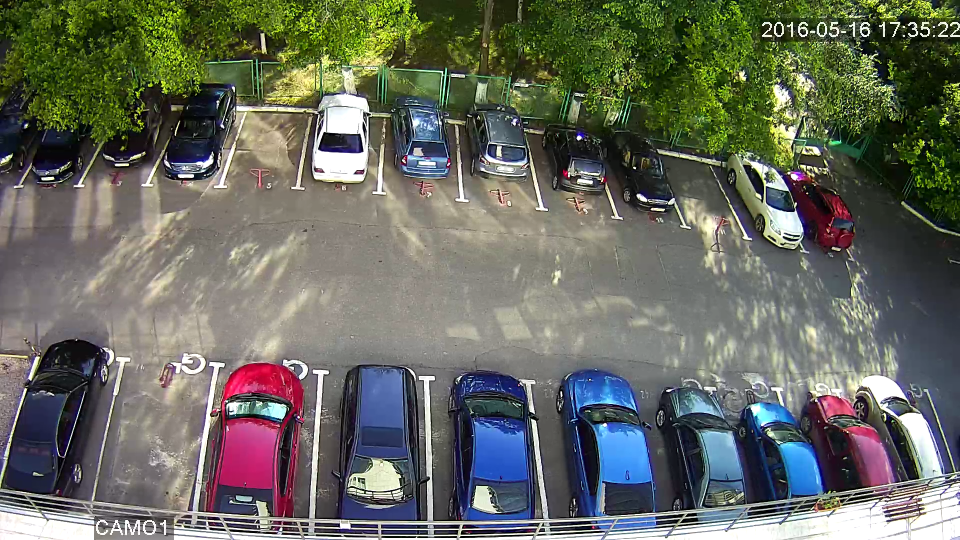
//> input picture camera1/20160516_173523.png, 1920 x 1080 px (shown at 1/2 size)
$ ./maskRenderingIT ../camera1/20160516_173523.png ../camera1/20160516_182441.png   (built with g++ and OpenCV 4)
//> lines starting //> are read from the running program, lines starting //| are printed output that depends on the picture
### clust/recognition.h
#pragma RECOGNITION_H

/****************************************************************************
* 				Akhmedov Rolan -- rolan.kharkiv@gmail.com					*
*						18 May 2016 -- version 0.9							*
* 		CV approach is based on k-means clustering and ... conturing		*
*			Open source lib is in use: OpenCV (GNU Licence GPLv2)			*
****************************************************************************/

#include "opencv2/highgui/highgui.hpp"
#include "opencv2/imgproc/imgproc.hpp"

class Recognition {
public:
	Recognition(short unsigned conturThresh = 200);
	cv::Mat buildConturs(cv::Mat image);
	cv::Mat buildCluster(cv::Mat image);

	void setImgScale(short unsigned val);
	short unsigned getImgScale();

	void setClusteringAttemps(short unsigned val);
	short unsigned getClusteringAttemps();

	void setClusteringIterations(unsigned val);
	unsigned getClusteringIterations();

	void setClusteringEps(double val);
	double getClusteringEps();

private:
	cv::Mat minimize(cv::Mat src, int scale);

	const static short unsigned clusterNum = 2;
	short unsigned conturThresh;
	short unsigned imgScale;
	short unsigned clusteringAttemps;
	unsigned clusteringIterations;
	double clusteringEps;
};

### parking/spot.h
#pragma once

/********************************************************************
*			Akhmedov Rolan -- rolan.kharkiv@gmail.com				*
*					19 May 2016 -- version 0.9						*
* 						Parking Spot Entity							*
********************************************************************/

#include <vector>
#include <string>
#include "opencv2/highgui/highgui.hpp"

enum SpotStatus {vacant, busy, unknown};

class Spot {
public:
	Spot(unsigned num, std::vector<cv::Point> ctr, std::string gps);
	void setDefaultFill(unsigned pixelCount);
	void setStatus(SpotStatus sts);
	void track();
	void untrack();

	unsigned getDefaultFill();
	std::string getGPS();
	std::vector<cv::Point> getCountur();
	unsigned getNumber();
	bool isTrackable();
	SpotStatus getStatus();

private:
	unsigned defaultFill;
	std::vector<cv::Point> countur;
	unsigned number;
	bool trackable;
	SpotStatus status;
	std::string gpsLocation;
};

### parking/camera.h
#pragma once

/********************************************************************
*			Akhmedov Rolan -- rolan.kharkiv@gmail.com				*
*					18 May 2016 -- version 0.9						*
* 	Camera object stores all the data about a part of the parking	*
*	All coverd spots can be managed only by one camera (v.0.9)		*
********************************************************************/

#include <list>
#include <iterator>
#include "spot.h"
#include "opencv2/highgui/highgui.hpp"
#include "opencv2/imgproc/imgproc.hpp"

class Camera {
public:
	Camera(unsigned num, std::list<Spot> spotConfiguration,
		std::vector<std::vector<cv::Point> > roadMask);

	unsigned getID();
	std::vector<unsigned> getSpotNumbers();
	SpotStatus getSpotStatus(unsigned spotNum);
	std::string getSpotGPS(unsigned spotNum);
	std::vector<cv::Point> getSpotContour(unsigned spotNum);
	unsigned getDefaultFill(unsigned spotNum);
	void setSpotStatus(unsigned spotNum, SpotStatus sts);
	// RoadStatus getRoadStatus(); TODO: not implemented
	// getVideoStream(); TODO: not implemented
	// getSpotStatusMask(); TODO: not implemented
private:
	std::vector<std::vector<cv::Point> > roadCountur;
	std::list<Spot> spotEntity;
	unsigned number;
};

### clust/imgutils.h
#pragma once

/********************************************************************
*			Akhmedov Rolan -- rolan.kharkiv@gmail.com				*
*					18 May 2016 -- version 0.9						*
* 		Some usefull utils for parking video monitoring system		*
*		Open source lib is in use: OpenCV (GNU Licence GPLv2)		*
********************************************************************/

#include "opencv2/highgui/highgui.hpp"
#include "opencv2/imgproc/imgproc.hpp"
#include "opencv2/imgcodecs.hpp"
#include "../parking/camera.h"

struct Conturs {
	// [7 lines left out: function Conturs, not called in this run]
	cv::Mat edges;
	std::vector<cv::Vec4i> hierarchy;
	std::vector<std::vector<cv::Point> > location;
};

class ImgUtils {
public:
	static cv::Mat minimize(cv::Mat src, int scale);
	static void drowSpotStatus(Camera cam1, cv::Mat *screen, int markerSize = 15);
	static cv::Point2f getCounturCenter(std::vector<cv::Point> countur);
	static bool isPointInside(cv::Point dot, std::vector<cv::Point> countur);
	// color can be any exapt black
	static cv::Mat drawConturs(Conturs contours);
	static cv::Mat drawConturs(Conturs contours, cv::Scalar color);
};

### clust/recognition.cpp
#include "recognition.h"

Recognition::Recognition(short unsigned threshs /*=200*/)
{
	this->conturThresh = threshs;
	this->clusteringAttemps = 5;
	this->clusteringEps = 0.0001;
	this->clusteringIterations = 1000;
}

// [96 lines left out: functions buildConturs, findColorBlot, buildCluster, setClusteringAttemps, getClusteringAttemps, setClusteringIterations and 3 more, not called in this run]

### clust/imgutils.cpp
#include "imgutils.h"

cv::Mat ImgUtils::minimize(cv::Mat src, int scale)
{
	int height = src.size().height / scale;
	int width = src.size().width / scale;
	cv::Mat res(height, width, src.type());
	cv::resize(src, res, res.size(), cv::INTER_LINEAR);
	return res;
}

// [99 lines left out: functions culcFill, drawConturs, drawConturs, drowSpotStatus, getCounturCenter, isPointInside, not called in this run]

### test/maskRenderingIT.cpp
/********************************************************************
*			Akhmedov Rolan -- rolan.kharkiv@gmail.com				*
*					19 May 2016 -- version 0.9						*
* 	 		Intewgration test for color mask analysis				*
*				Visualization of recognition proccess				*
********************************************************************/

#include "../clust/imgutils.h"
#include "../clust/recognition.h"
#include "opencv2/highgui/highgui.hpp"
#include "opencv2/imgproc/imgproc.hpp"
#include <iostream>

int main(int argc, char* argv[])
{
	Recognition core = Recognition(510);
	cv::Mat loadedMap = cv::imread(argv[1]);
//> loadedMap is the input picture: 1080 rows x 1920 cols, CV_8UC3; mean B, G, R 95.5, 106.1, 103.1
	cv::Mat loadedScreenSh = cv::imread(argv[2]);
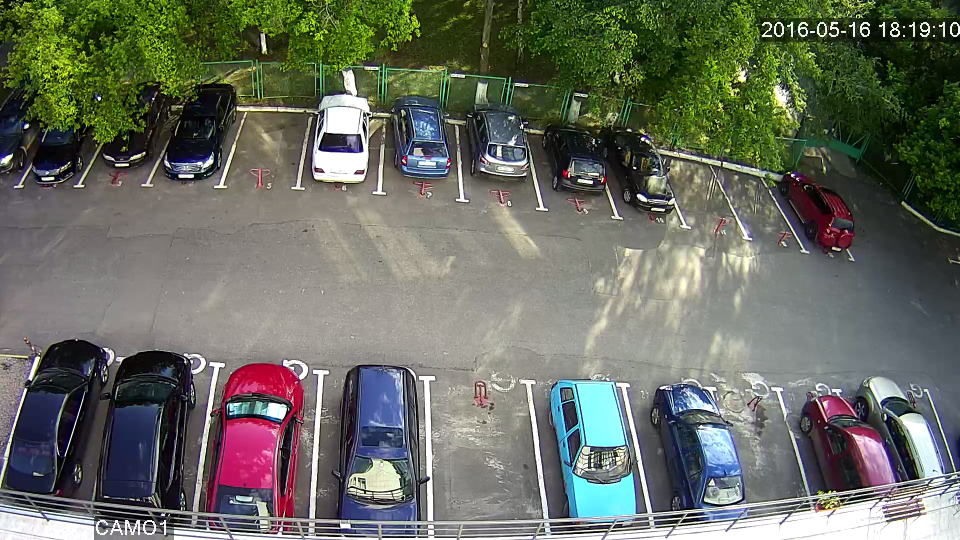
//> input picture camera1/20160516_182441.png, 1920 x 1080 px (shown at 1/2 size)
//> loadedScreenSh is the input picture: 1080 rows x 1920 cols, CV_8UC3; mean B, G, R 96.5, 108, 104.1
	loadedScreenSh = ImgUtils::minimize(loadedScreenSh, 2);
//> in minimize, `cv::resize(src, res, res.size(), cv::INTER_LINEAR);`:
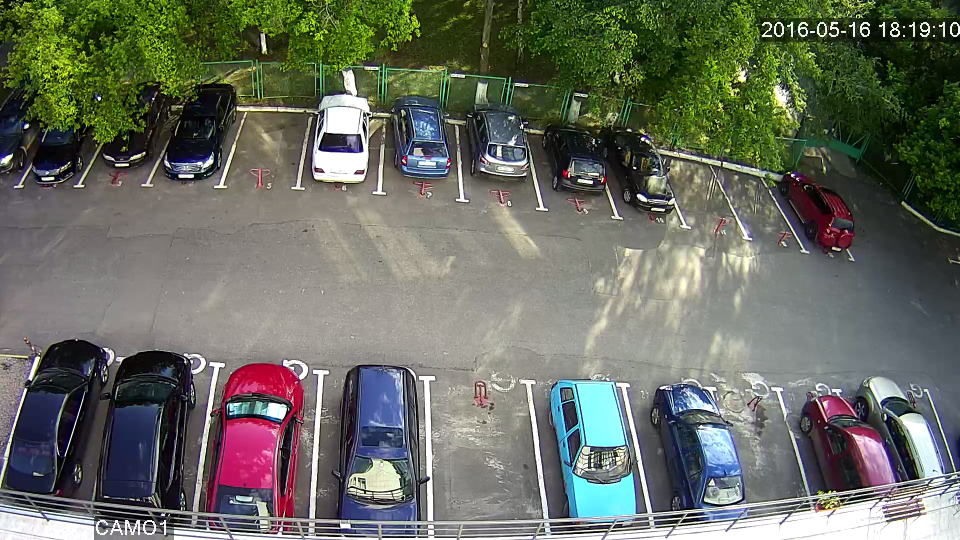
//> res: 540 rows x 960 cols, CV_8UC3; mean B, G, R 96.7, 108.1, 104.2

	cv::Mat scaledMap = ImgUtils::minimize(loadedMap, 2);
//> call 2 of minimize, with scale = 2
//> in minimize (call 2), `cv::resize(src, res, res.size(), cv::INTER_LINEAR);`:
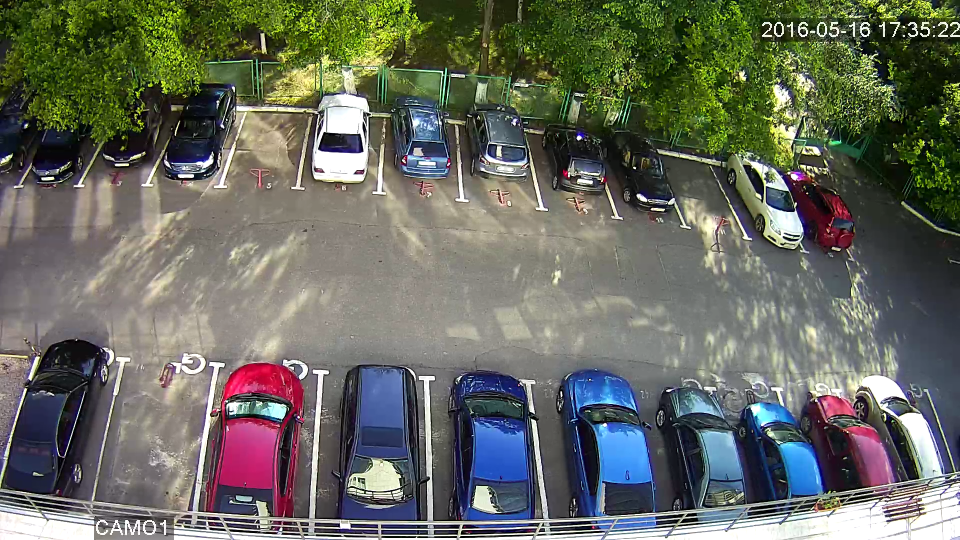
//> res: 540 rows x 960 cols, CV_8UC3; mean B, G, R 95.6, 106.3, 103.2
	int R = 255, G = 255, B = 0;
	cv::Vec3b yellow = cv::Vec3b(B, G, R);
//> (the run ends here: the program needs code that is not available in this run, at `Conturs ctrSpot = core.findColorBlot(scaledMap, yellow);`)
